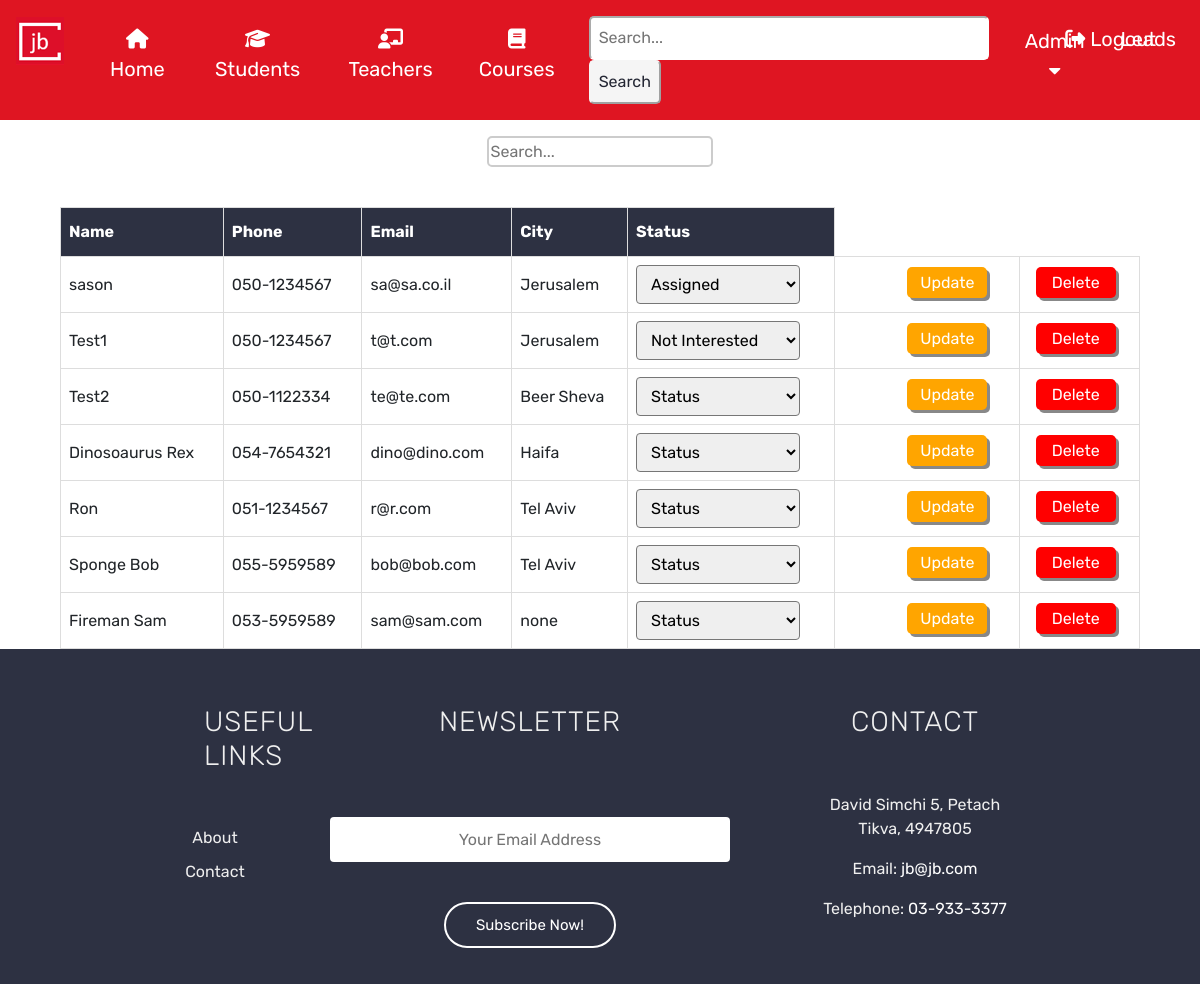
The page /admin/leads (signed in) on the database its author committed.
### tables this page shows
CREATE TABLE leads (
            lead_id                   INTEGER     PRIMARY KEY
          , name                      TEXT        NOT NULL
          , phone                     TEXT        NOT NULL
          , email                     TEXT        NOT NULL
          , city                      TEXT                
          , status                    TEXT        
        );

### app.py (the view, shortened to what this page needs)
@app.route('/admin/leads', methods = ['GET', 'POST'])
def show_leads():
    if request.method == 'GET':
        leads = execute_query("SELECT * FROM leads")
        return render_template("leads.html", leads=leads)

### app.py (called while the page is built)
@app.before_request
def auth():
    path_teacher_list = ['/teacher_panel']
    if "role" not in session.keys():
        session["username"]='anonymous'
        session["role"]='anonymous'
    if session["role"] != 'Admin':
        if 'admin' in request.full_path:
            return abort(403)
    if session["role"] != 'Teacher':
        if any(route in request.full_path for route in path_teacher_list):
            return abort(403)

### setup_db.py (called while the page is built)
def execute_query(schema):
    cur.execute(schema)
    conn.commit()
    return cur.fetchall()

### templates/leads.html (shortened to what this page needs)
{% extends "base.html" %}
{% block content %}
<div class="search-container-div">
    <input type="text" id="search-input" placeholder="Search..." class="search-course-student-teacher">
</div>
<div style="display: flex; justify-content: center; padding-top: 5vh;">
    <table id="admin-teachers-students-table">
        <tr>
            <th>Name</th>
            <th>Phone</th>
            <th>Email</th>
            <th>City</th>
            <th>Status</th>
        </tr>
        {% for lead in leads %}
        <form method="POST">
            <tr>
                <td>{{ lead[1] }}</td>
                <td>{{ lead[2] }}</td>
                <td>{{ lead[3] }}</td>
                <td>{{ lead[4] }}</td>
                <td>
                    <select name="status">
                        <option value="None" {% if lead[5]==None %} selected {% endif %} hidden>Status</option>
                        <option value="Assigned" {% if lead[5]=='Assigned' %} selected {% endif %}>Assigned</option>
                        <option value="Not Interested" {% if lead[5]=='Not Interested' %} selected {% endif %}>Not
                            Interested</option>
                    </select>
                </td>
                <td><input type="submit" name="update_status" value="Update" class="btn-update"></td>
                <td><input type="submit" name="delete_lead" value="Delete" class="btn-delete"></td>
            </tr>
        </form>
        {% endfor %}
    </table>
</div>
{% endblock %}

### static/css/style.css (style rules this page uses)
* { font-family: 'Rubik'; }
.btn-delete { margin-left: 1vh; background-color: red; color: white; border-radius: 5px; width: 10vh; border-color: transparent; margin-top: -10px; box-shadow: 3px 3px #888888; }
.btn-update { margin-left: 1vh; background-color: orange; color: white; border-radius: 5px; width: 10vh; border-color: transparent; margin-top: -10px; margin-left: 8vh; box-shadow: 3px 3px #888888; }
input { padding: 0.2vh; border-radius: 5px; border-color: rgb(255, 255, 255, 255); }
form { padding: 0.5vh; }
td { padding-top: 0.2vh; }
table { border-collapse: separate; border-spacing: 2vh; }
.search-course-student-teacher { border-radius: 5px; border: 2px solid #ccc; font-size: 16px; outline: none; box-sizing: border-box; }
.search-container-div { display: flex; justify-content: center; padding-top: 2vh; }
#admin-teachers-students-table { font-family: Arial, Helvetica, sans-serif; border-collapse: collapse; width: 90%; }
#admin-teachers-students-table td, #admin-teachers-students-table th { border: 1px solid #ddd; padding: 8px; }
#admin-teachers-students-table th { padding-top: 12px; padding-bottom: 12px; text-align: left; background-color: #2d3142; color: white; }
select { border-radius: 4px; font-size: 1rem; font-weight: normal; max-width: 100%; padding: 8px 24px 8px 10px; }

### rows shown on the page
leads: name "sason", phone "050-1234567", email "sa@sa.co.il", city "Jerusalem", status "Assigned"
leads: name "Test1", phone "050-1234567", email "t@t.com", city "Jerusalem", status "Not Interested"
leads: name "Test2", phone "050-1122334", email "te@te.com", city "Beer Sheva"
leads: name "Dinosoaurus Rex", phone "054-7654321", email "dino@dino.com", city "Haifa"
leads: name "Ron", phone "051-1234567", email "r@r.com", city "Tel Aviv"
leads: name "Sponge Bob", phone "055-5959589", email "bob@bob.com", city "Tel Aviv"
leads: name "Fireman Sam", phone "053-5959589", email "sam@sam.com", city "none"
